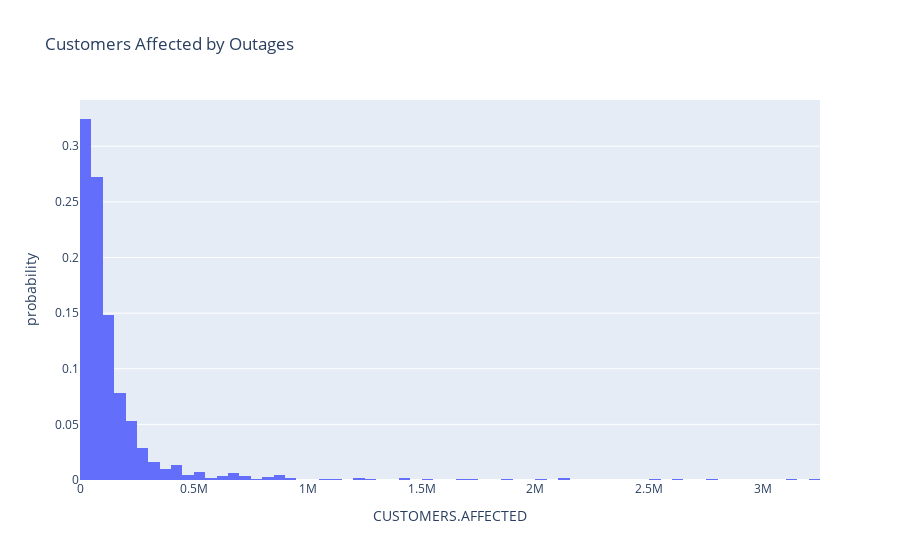

The notebook cell saved with this chart:
### Code cell
fig = px.histogram(outage_clean, x="CUSTOMERS.AFFECTED", histnorm='probability',
                   title="Customers Affected by Outages")
fig.show()

### Figure 1 — Plotly figure (JSON) as saved in the notebook; plotly's stock layout.template omitted (floating-point values rounded to 4 significant figures; data arrays with more than 128 entries replaced by an {"elided": "..."} marker saying what was removed)
{"data": [{"alignmentgroup": "True", "bingroup": "x", "histnorm": "probability", "hovertemplate": "CUSTOMERS.AFFECTED=%{x}<br>probability=%{y}<extra></extra>", "legendgroup": "", "marker": {"color": "#636efa", "pattern": {"shape": ""}}, "name": "", "offsetgroup": "", "orientation": "v", "showlegend": false, "type": "histogram", "x": {"elided": "1534 int values"}, "xaxis": "x", "yaxis": "y"}], "layout": {"barmode": "relative", "legend": {"tracegroupgap": 0}, "title": {"text": "Customers Affected by Outages"}, "xaxis": {"anchor": "y", "domain": [0, 1], "title": {"text": "CUSTOMERS.AFFECTED"}}, "yaxis": {"anchor": "x", "domain": [0, 1], "title": {"text": "probability"}}}}
